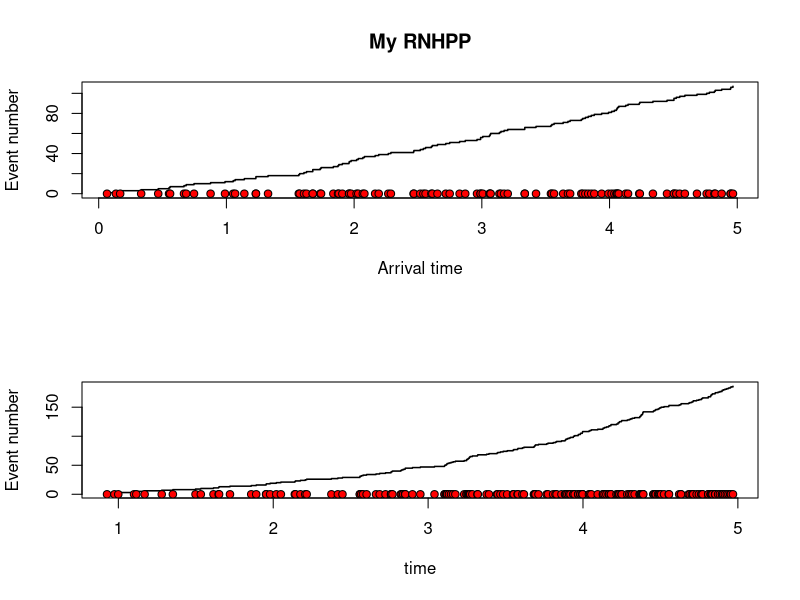

Generate this figure with R:
plotHPP <- function(lambda,stoptime) {
  expectednumber <- stoptime*lambda
  Nsim <- 3*expectednumber
  timesbetween <- rexp(Nsim,lambda) # Simulate interarrival times
  timesto <- cumsum(timesbetween)   # Calculate arrival times
  timesto <- timesto[timesto<stoptime] # Dischard the times larger than stoptime
  Nevents <- length(timesto) # Count the number of events
  plot(timesto,1:Nevents,type="s",xlab = "arrival time",
       ylab = "Event number",lwd=1.5,ylim=c(0,Nevents))
  points(timesto,rep(0,Nevents),pch=21,bg="red")
}

rhpp <- function(lambda, t.max, multiplier=3) {
  # Number of simulations required
  n <- t.max * lambda
  n <- multiplier * n
  
  # Arrival times
  w <- cumsum(rexp(n, lambda))
  
  # Filter out those larger than t.max
  w <- w[w <= t.max]
}

plotRHPP <- function(lambda, t.max) {
  w <- rhpp(lambda, t.max)
  plot(w, 1:length(w), type="s", ylim=c(0, length(w)), lwd=1.5, 
       xlab="Arrival time", ylab="Event number")
  points(w, rep(0, length(w)), pch=21, bg="red")
}


inverse <- function(w) {
  10^(-5/7) * w^(5/7)
}

lfunc <- function(t) {
  10*t^(7/5)
}

plotRNHPP <- function(inverse, t.max) {
  hpp.tmax <- 10*t.max^(7/5)
  w <- rhpp(lambda=1, t.max=hpp.tmax, multiplier=3)
  s <- inverse(w)
  plot(s, 1:length(s), type="s", ylim=c(0, length(s)), lwd=1.5,
       xlab="Arrival time", ylab="Event number", main="My RNHPP")
  points(s, rep(0, length(s)), pch=21, bg="red")
}

#par(mfrow=c(3, 1))
#plotHPP(lambda=1,stoptime=5)
#plotRHPP(lambda=1, t.max=5)

par(mfrow=c(2,1))
plotRNHPP(inverse=inverse, t.max=5)

# Function for simulating arrival times for a NHPP between a and b using thinning
simtNHPP <- function(a,b,lambdamax,lambdafunc){
  # Simple check that a not too small lambdamax is set
  if(max(lambdafunc(seq(a,b,length.out = 100)))>lambdamax)
    stop("lambdamax is smaller than max of the lambdafunction")
  # First simulate HPP with intensity lambdamax on a to b
  expectednumber <- (b-a)*lambdamax
  Nsim <- 3*expectednumber  # Simulate more than the expected number to be certain to exceed stoptime
  timesbetween <- rexp(Nsim,lambdamax) # Simulate interarrival times
  timesto <- a+cumsum(timesbetween)   # Calculate arrival times starting at a
  timesto <- timesto[timesto<b] # Dischard the times larger than b
  Nevents <- length(timesto) # Count the number of events
  # Next do the thinning. Only keep the times where u<lambda(s)/lambdamax
  U <- runif(Nevents)
  timesto <- timesto[U<lambdafunc(timesto)/lambdamax]
  timesto  # Return the remaining times
}

# Specify the intensity function for the traffic example
lambdatraffic <- function(t) {
  10*t^(7/5)
}
# Plot the intensity function
#tvec <- seq(0,5,by=0.01)
#plot(tvec,lambdatraffic(tvec),type="l",ylim=c(0,400))

# Generate data with the traffic intensity and plot them
NHPPtimes <- simtNHPP(a=0,b=5,lambdamax=100,lambdafunc=lambdatraffic)
plot(NHPPtimes,1:length(NHPPtimes),type="s",xlab = "time",
     ylab = "Event number",lwd=1.5)
points(NHPPtimes,rep(0,length(NHPPtimes)),pch=21,bg="red")
# Rerun the lines above several times
